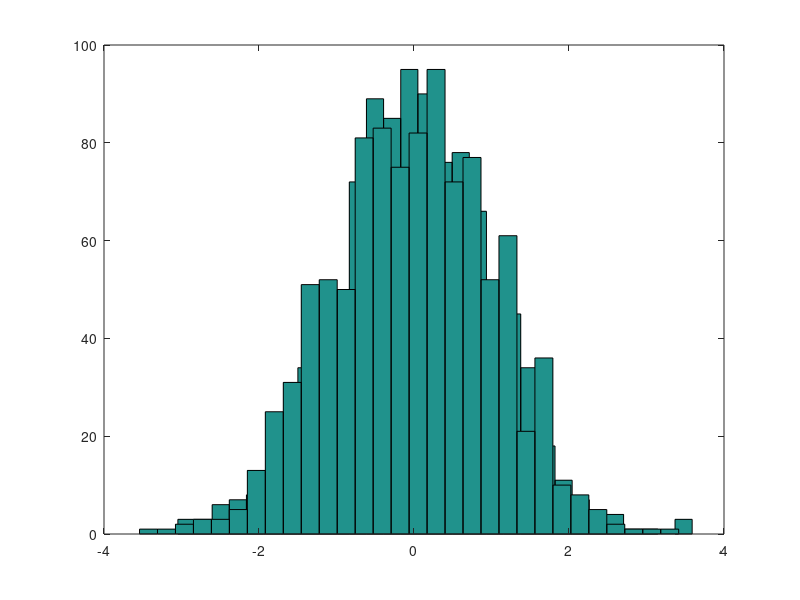

The MATLAB source for this figure:
x=round(rand(1000,1000));
y=-log(rand(1000,1000));

meanx=1/2;
stdx=1/2;

meany=1;
stdy=1;

Sx=1/sqrt(1000)*sum((x-meanx)./stdx);
Sy=1/sqrt(1000)*sum((y-meany)./stdy);

hist(Sy,30)
hold on
hist(Sx,30)
hold off
